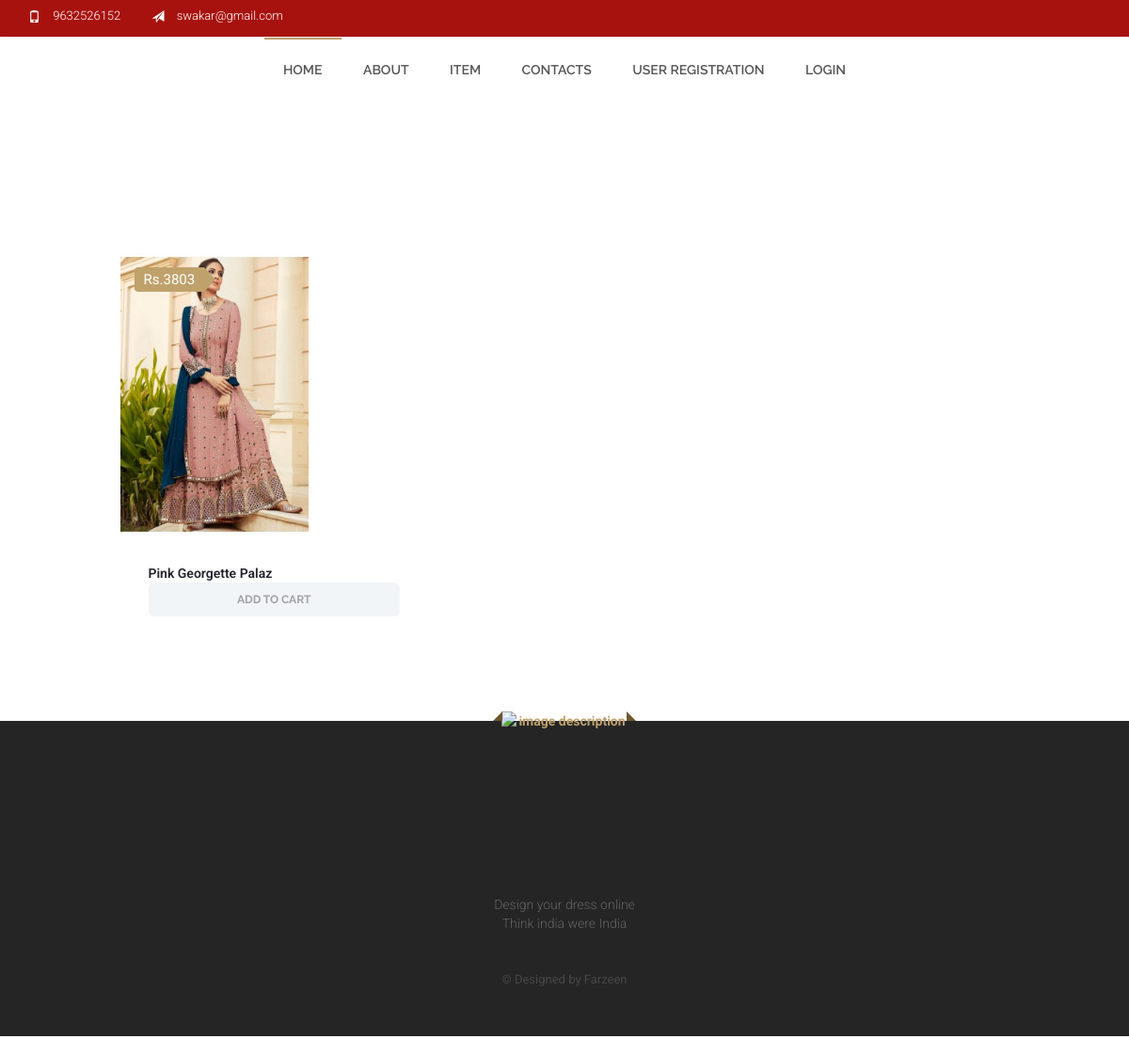
Page /Item.php on the committed database.
### tables this page shows
CREATE TABLE `tbl_item` (
  `item_id` int(11) NOT NULL,
  `cid` int(11) NOT NULL,
  `item_name` varchar(20) NOT NULL,
  `item_image` varchar(250) NOT NULL,
  `item_description` longtext NOT NULL,
  `item_price` double NOT NULL,
  `item_qty` bigint(20) NOT NULL
);

### Item.php (the view, shortened to what this page needs)
<!doctype html>
	<html class="no-js" lang="">
<head>
	<link rel="stylesheet" href="css/bootstrap.min.css">
	<link rel="stylesheet" href="css/font-awesome.min.css">
	<link rel="stylesheet" href="css/owl.carousel.css">
	<link rel="stylesheet" href="css/owl.theme.css">
	<link rel="stylesheet" href="css/prettyPhoto.css" type="text/css">
	<link rel="stylesheet" href="css/jcf.css">
	<link rel="stylesheet" href="css/icomoon.css">
	<link rel="stylesheet" type="text/css" href="css/flaticon.css">
	<link rel="stylesheet" href="css/transitions.css">
	<link rel="stylesheet" href="css/main.css">
	<link rel="stylesheet" href="css/responsive.css">
	<link rel="stylesheet" href="css/color.css">
</head>
<body >
	<div id="wrapper" style="margin-top:-20px">
		<header id="header" class="haslayout">
			<div class="top-bar haslayout">
				<div class="container">
					<div class="col-md-6 col-sm-3 col-xs-6 pull-left">
						<div class="row">
							<span class="phone">
								<i class="glyphicon glyphicon-phone"></i>
								<em>9632526152</em>
							</span>
							<span class="email">
								<i class="glyphicon glyphicon-send"></i>
								<em><a href="info%40sitename.html">swakar@gmail.com</a></em>
							</span>
						</div>
					</div>
						</div>
					</div>
			</div>
			<nav id="nav" class="haslayout navbar">
				<div class="container">
					<div class="collapse navbar-collapse" id="bs-example-navbar-collapse-1">
						<ul>
							<li class="active"><a href="index.php">Home</a></li>
							<li><a href="about-us.html">About</a></li>
							<li><a href="item.php">Item</a></li>
							<li><a href="contact-us.html">Contacts</a></li>
							<li><a href="User_login.php">User Registration</a></li>
								<li class="dropdown">
								<a href="#">login</a>
							</li>
						</ul>
					</div>
				</div>
			</nav>
		<div id="main" class="haslayout padding-section products-listing">
			<div class="container">
				<div class="row">
					<div class="col-lg-14 col-md-11 col-sm-1 pull-right">
						<div id="content" class="haslayout">
							<div class="products haslayout">
								<div class="row">
								<?php include 'connect.php';
								$q=mysqli_query($con,"SELECT * FROM tbl_item")or(mysqli_error($con));
								while($row=mysqli_fetch_array($q)){
									?>
									<div class="col-sm-4 col-xs-6 product">
										<div class="product-img pic">
											<img src="admin/photos/<?php echo $row['item_image']; ?>" alt="image description" >
											<div class="price-tag">
												<div class="price-holder">Rs.<?php echo $row['item_price']; ?></div>
											</div>
										</div>
										<div class="detail">
											<span class="title" style="text-transform: capitalize;"><?php echo $row['item_name']; ?></span>
											<br>
											<a class="theme-btn addtocart-btn" href="loginuser.php">Add to cart</a>
										</div>
									</div>
									<?php
									} ?>
									</div>
								</div>
							</div>
						</div>
					</div>
				</div>
			</div>
		<footer id="footer" class="footer haslayout">
			<div class="footer-description haslayout small-padding-section">
				<div class="container">
					<div class="col-md-6 col-md-offset-3">
						<div class="row">
							<strong class="logo">
								<a href="index.html">
									<img src="photos/logo1.png" alt="image description">
								</a>
							</strong>
							<div class="description">
								<p><br>Design your dress online<br>Think india were India</p>
							</div>
							<span class="copyright">&copy; Designed by Farzeen <a href="#"></a></span>
						</div>
					</div>
				</div>
			</div>
		</footer>
</body>
</html>

### css/transitions.css (style rules this page uses)
.social-icon li a i, .dropdown-menu > li > a:focus, .dropdown-menu > li > a:hover, .dropdown ul.dropdown-menu, .email em a, .form-search, #nav ul li a, #nav ul li, #nav ul li:after, .form-search, .form-search fieldset input[type="text"], .owl-theme .owl-controls.clickable .owl-buttons div, .theme-btn, .owl-theme .owl-controls .owl-page span, .img-hover, .product:hover .cart-badge .corner:before, .product:hover .cart-badge .corner:after, div.stars, label.star, input.star:checked ~ label.star:before, #nav ul li ul li:before, .product:hover .detail .title, .topten-product .img-hover .holder, .topten-product h2, .topten-product a, .topten-products .banner-topten, .small-theme-btn, .social-icon li a, .payment ul li i, .backtomain, .address .address-info li em a, .post, .border-left:after, .them-pagination ul.pagination li a, .btns-post .btn-prevpost, .btns-post .btn-nextpost, .widget.category ul li a, .widget.category ul li a:after, .widget ul li .post-title a, .post h3 a, .product-tabs .item a, .button-box a, .product-btns ul li a, .col.info .social-icon li a, .shirt-pattran li label, .jcf-file .jcf-upload-button, .date-reply span a, .order-detail span i, .button-box li span, .dropdown-menu, .bg-checkbox { -webkit-transition: all 300ms ease-in-out; -moz-transition: all 300ms ease-in-out; -ms-transition: all 300ms ease-in-out; -o-transition: all 300ms ease-in-out; transition: all 300ms ease-in-out; }

### css/color.css (style rules this page uses)
#nav ul li a { color:#555; }
.dropdown, .btn-dropdown { background:none; }
.email , .phone, .email em a, .btn-dropdown { color:#fff; }
.theme-btn:hover, .theme-btn, .dropdown-menu > li > a:focus, .icon:hover, .banner-topten h2 span, .small-theme-btn, .small-theme-btn:hover, .col.info .social-icon li a, .aboutus .social-icon li a, .about-area .social-icon li a, .about-area .social-icon li a i, .them-pagination ul.pagination li.btn-prev a, .them-pagination ul.pagination li.btn-next a, #nav .dropdown-menu > .active > a, #nav .dropdown-menu > .active > a:focus, #nav .dropdown-menu > .active > a:hover, #nav ul li ul li a:hover, button.close:hover, button.close:focus, button.close, .dropdown-menu > li > a:hover { color:#fff; }
#nav ul li ul li:before, .slider-caption h1 span, .theme-btn:hover, .dropdown-menu > li > a:focus, .dropdown-menu > li > a:hover, .small-theme-btn:hover, .col.info .social-icon li a:hover, .social-icon li a:hover, .aboutus .social-icon li a:hover, .getstarted, .navbar-toggle .icon-bar, .breadcrumbs, .about-area .social-icon li a:hover, .post:hover .border-left:after, .them-pagination ul.pagination li.btn-prev a:hover, .them-pagination ul.pagination li.btn-next a:hover, .about-author .border-left:after, #nav ul li:after { background:#bfa16b; }
.small-theme-btn, .col.formation ul li:after, .navbar-toggle, .comment-heading, .dropdown-menu.cart-item .cart-list li, .dropdown-menu.cart-item, button.close, .theme-btn { border-color:#bfa16b; }
.small-theme-btn, .aboutus .social-icon li a, .about-area .social-icon li a, .theme-btn { background:#a7120f; }
.footer-description { background:#252525; color:#636363; }

### Item.php (style rules this page uses)
.pic { height: 300px!important; width: 200px!important; }

### rows in the picture
tbl_item: item_image (picture), item_price "3803", item_name "Pink Georgette Palaz"
